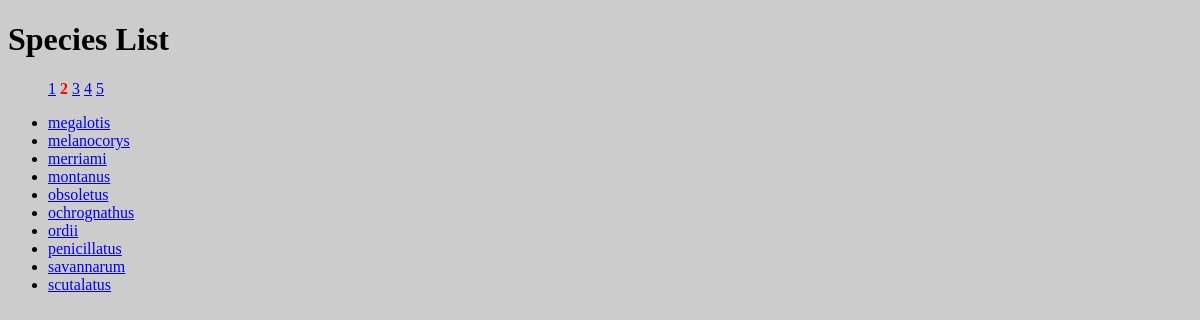
Screenshot of /?page=2 with the database file from the repository.
### mammals/models.py (models this page shows)
    class Species(db.Model):
        __tablename__ = "species"
        uid = db.Column("species_id", db.String, primary_key=True)
        genus = db.Column("genus", db.String)
        name = db.Column("species", db.String)
        taxa = db.Column("taxa", db.String)
        surveys = db.relationship("Survey", backref="species", lazy=True)

### mammals/views.py (the view)
    @app.route("/", methods=["GET", "POST"])
    def index(): # invoca la página index
        print('path',request.path) # esto es para debug, realmente no va
        page = int(request.args.get("page", 1))
        species_list = db_access["species_list"] # está invocando a la función species_list que está en models con un pagination
        species = species_list(page=page)        # 10 elementos como máximo por página
        total_pages = ceil (species.total / 10)
        return render_template( # se lanza la página index con los parámetros species (las 10 de la página activa) y el listado de páginas de especies
            "index.html", species=species, pages=[i + 1 for i in range(total_pages)] # ver en models.py
        )

### mammals/templates/index.html
{% extends 'base.html' %} {% block content %}
<h1>Species List</h1>
<ul>
  <p>
    {% for page in pages %} {% if page == species.page %}
    <a href="/?page={{ page }}" class="current-page"
      ><strong>{{ page }}</strong></a
    >
    {% else %}
    <a href="/?page={{ page }}">{{ page }}</a>
    {% endif %} {% endfor %}
  </p>
  {% for sp in species.items %}
  <li><a href="/species/{{ sp.uid }}">{{ sp.name }}</a></li>
  {% endfor %}
</ul>
{% endblock %}

### mammals/static/mystyle.css (style rules this page uses)
html { background: #cccccc; }
.current-page { color: red; text-decoration: none; }

### rows the page displays
Species: name "megalotis"
Species: name "melanocorys"
Species: name "merriami"
Species: name "montanus"
Species: name "obsoletus"
Species: name "ochrognathus"
Species: name "ordii"
Species: name "penicillatus"
Species: name "savannarum"
Species: name "scutalatus"

### other values shown
{{ page }} "1" "3" "4" "5"
{{ page }} "2"
